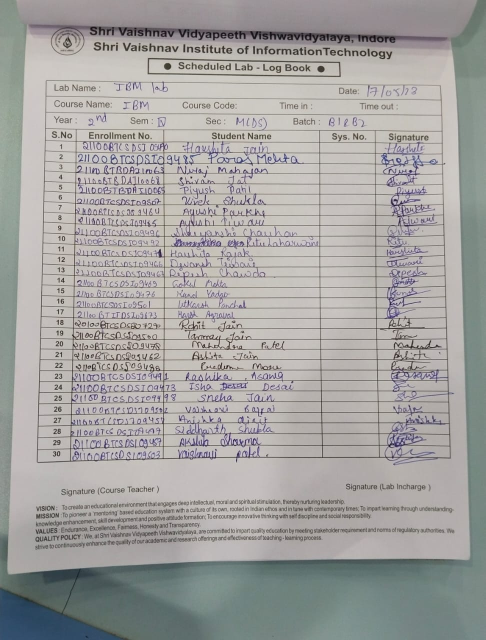
#> input picture t2.jpg, 971 x 1280 px (shown at 1/2 size)
$ python test.py
#> lines starting #> are read from the running program, lines starting #| are printed output that depends on the picture; after the words box and inside, x2 and y2 are one past the last pixel; in counts of white or black regions, pixels touching at a corner belong together
import cv2
import numpy as np
import matplotlib.pyplot as plt

img = cv2.imread('t2.jpg')
#> img is the input picture: shape (1280, 971, 3); mean B, G, R 161.1, 162.8, 163.9

def nothing(x):
    pass

cv2.namedWindow("Trackbars")
cv2.resizeWindow("Trackbars", 360, 240)
cv2.createTrackbar("Threshold1", "Trackbars", 200,255, nothing)
cv2.createTrackbar("Threshold2", "Trackbars", 200, 255, nothing)

while True:
    Threshold1 = cv2.getTrackbarPos("Threshold1", "Trackbars")
    Threshold2 = cv2.getTrackbarPos("Threshold2", "Trackbars")
    # src = Threshold1,Threshold2

    Gray = cv2.cvtColor(img, cv2.COLOR_BGR2GRAY)

    Gray_blur = cv2.GaussianBlur(Gray,(5,5), 1)

    Edges = cv2.Canny(Gray_blur,Threshold1,Threshold2)
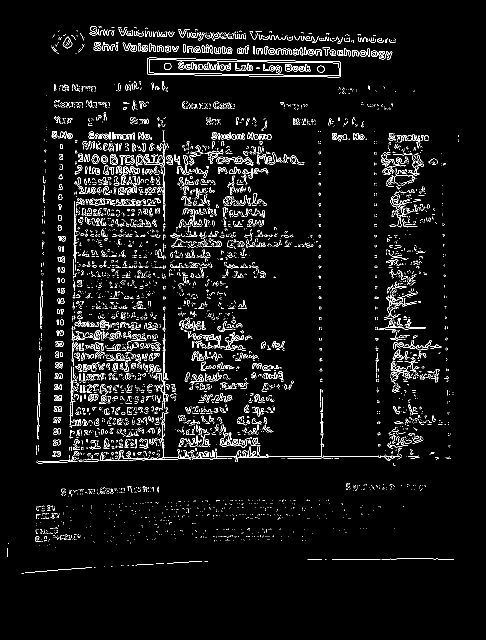
#> Edges: shape (1280, 971) (shown at 1/2 size); 4.6% white in thin lines or dots, all inside (x1, y1, x2, y2) = (15, 53, 917, 1147)

    # contour
    contour, heirarchy = cv2.findContours(Edges, cv2.RETR_EXTERNAL , cv2.CHAIN_APPROX_SIMPLE)
#> contour = 6540 contours, 6448 with area under 20; largest, box (x1, y1, x2, y2) and area: (295, 115, 682, 155) 12246, (206, 330, 218, 350) 134, (474, 95, 488, 108) 132, (615, 98, 629, 111) 132, (537, 97, 551, 110) 132

    img_ = img.copy()

    cv2.drawContours(img_, contour , -1,(0,0,255), 5)
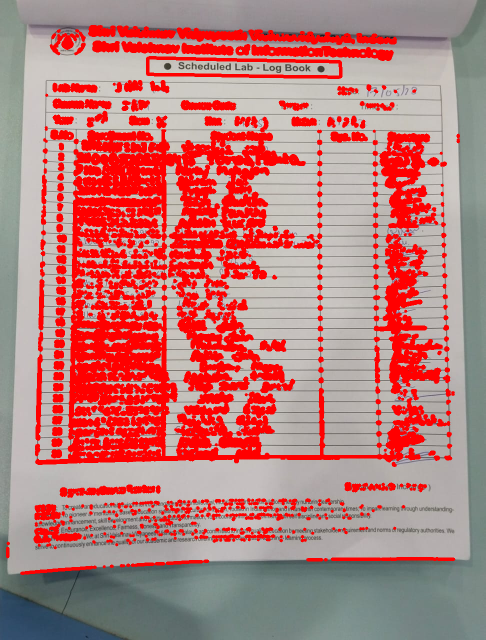
#> img_: shape (1280, 971, 3) (shown at 1/2 size); mean B, G, R 122.2, 124.4, 186.8


    cv2.imshow("Original Image", img)
    cv2.imshow("Object Edge", Edges)
    cv2.imshow("mask", img_)

    k = cv2.waitKey(1) & 0xFF
#> (key Esc is pressed here)
    if k == 27:
        break
# cap.release()
cv2.destroyAllWindows()

$ run again, with Test.jpg copied over t2.jpg
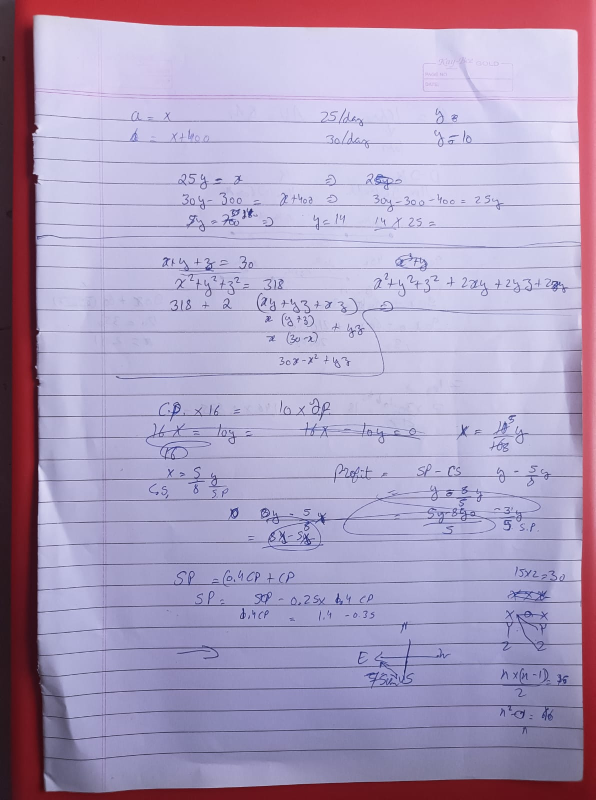
#> input picture Test.jpg, 1191 x 1600 px (shown at 1/2 size)
#> img is the input picture: shape (1600, 1191, 3); mean B, G, R 190.4, 158.6, 172.6
#> `Edges = cv2.Canny(Gray_blur,Threshold1,Threshold2)`:
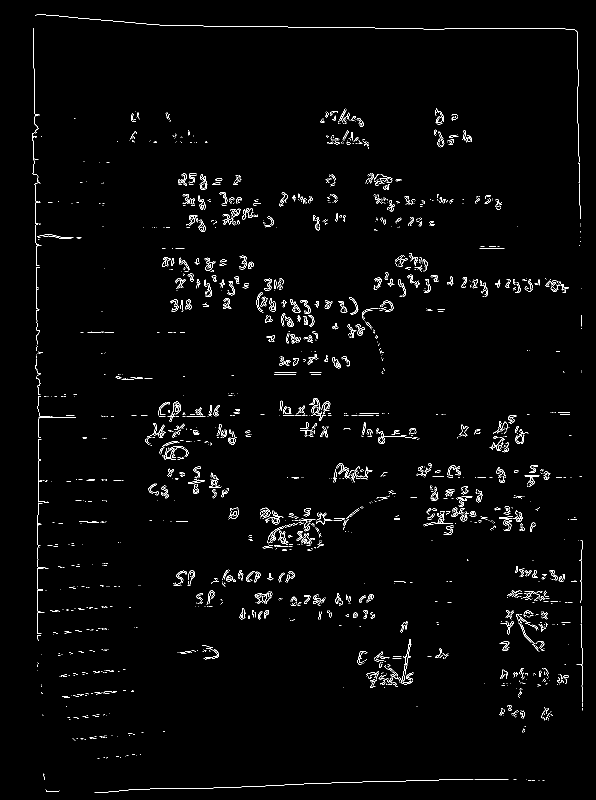
#> Edges: shape (1600, 1191) (shown at 1/2 size); 1.7% white in thin lines or dots
#> contour = 2723 contours, 2696 with area under 20; largest, box (x1, y1, x2, y2) and area: (479, 1216, 492, 1239) 127, (1033, 870, 1045, 886) 122, (453, 1151, 466, 1163) 104, (626, 813, 637, 827) 92, (670, 1186, 686, 1208) 84
#> `cv2.drawContours(img_, contour , -1,(0,0,255), 5)`:
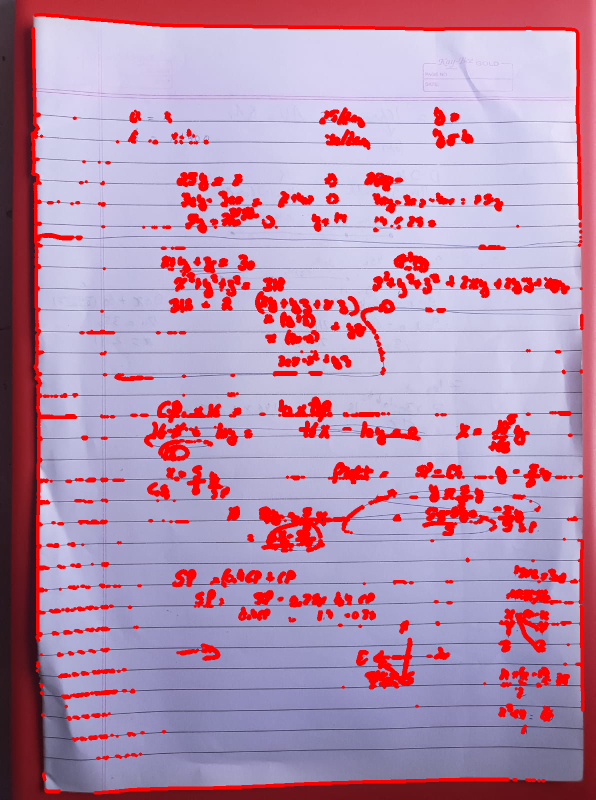
#> img_: shape (1600, 1191, 3) (shown at 1/2 size); 9.73% of pixels changed, all inside (x1, y1, x2, y2) = (61, 26, 1169, 1589)
